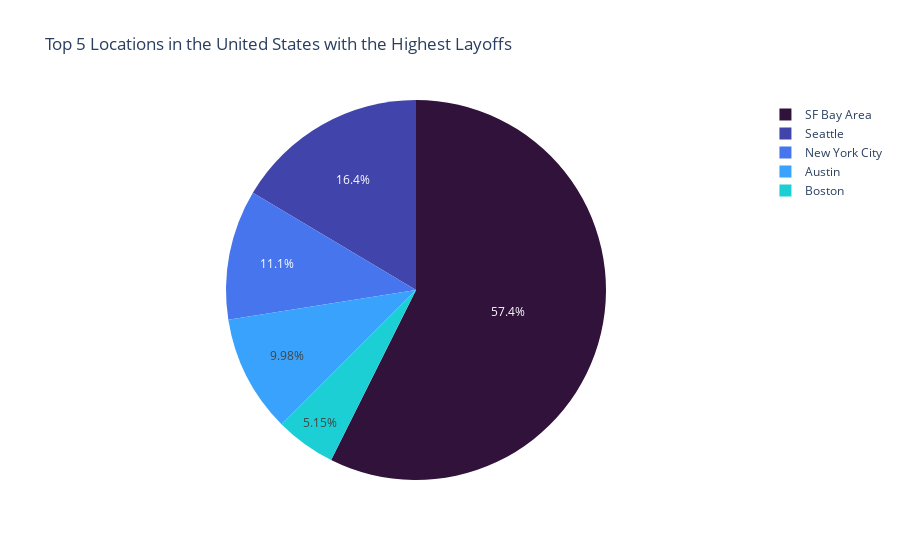

The notebook cell this image was saved under:
### Markdown cell above
### A closer look at The United States of America:

### Code cell
# Filter the DataFrame for United States
us_df = df_layoffs[df_layoffs['country'] == 'United States']

# Group by 'location', sum up the total layoffs, sort in descending order, and select top 5
top_5_locations = us_df.groupby('location')['total_laid_off'].sum().reset_index().sort_values(by='total_laid_off', ascending=False).head()

# Create a pie chart using Plotly Express
fig = px.pie(top_5_locations,
             names='location',
             values='total_laid_off',
             color_discrete_sequence=px.colors.sequential.Turbo,
             title='Top 5 Locations in the United States with the Highest Layoffs')

# Show the plot
fig.show()

### Figure 1 — Plotly figure (JSON) as saved in the notebook; plotly's stock layout.template omitted (floating-point values rounded to 4 significant figures)
{"data": [{"domain": {"x": [0, 1], "y": [0, 1]}, "hovertemplate": "location=%{label}<br>total_laid_off=%{value}<extra></extra>", "labels": ["SF Bay Area", "Seattle", "New York City", "Austin", "Boston"], "legendgroup": "", "name": "", "showlegend": true, "type": "pie", "values": [183064, 52450, 35293, 31849, 16441]}], "layout": {"legend": {"tracegroupgap": 0}, "piecolorway": ["#30123b", "#4145ab", "#4675ed", "#39a2fc", "#1bcfd4", "#24eca6", "#61fc6c", "#a4fc3b", "#d1e834", "#f3c63a", "#fe9b2d", "#f36315", "#d93806", "#b11901", "#7a0402"], "title": {"text": "Top 5 Locations in the United States with the Highest Layoffs"}}}
